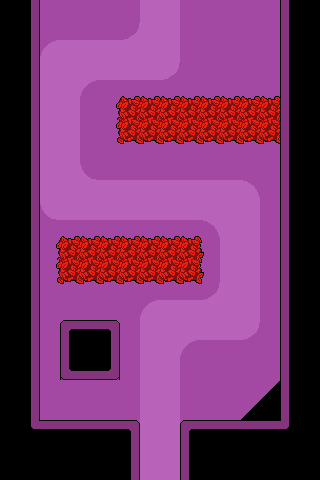

A 2D game scene composited from a Tiled map and its tileset images. What follows is a short description and the map's XML, with every tile layer's data as written:
An orthogonal 16x24 tile map with 20x20 px tiles, 2 tile layers (Tile Layer 1, Tile Layer 2), 2 tilesets and 7 objects (start).

<map version="1.4" tiledversion="1.4.3" orientation="orthogonal" renderorder="right-down" width="16" height="24" tilewidth="20" tileheight="20" infinite="0" nextlayerid="6" nextobjectid="11">
 <editorsettings>
  <export target="tiledata.lua" format="lua" />
 </editorsettings>
 <tileset firstgid="1" source="../../Tilesets/ruins2.tsx" />
 <tileset firstgid="105" source="../../Tilesets/ruins1.tsx" />
 <layer id="1" name="Tile Layer 1" width="16" height="24">
  <data encoding="csv">
119,120,121,121,121,121,121,10,10,121,121,121,121,121,118,119,
119,120,121,121,121,121,140,10,10,121,121,121,121,121,118,119,
119,120,129,10,10,10,10,10,10,121,121,121,121,121,118,119,
119,120,10,10,10,10,10,10,138,121,121,121,121,121,118,119,
119,120,10,10,131,121,121,121,121,121,121,121,121,121,118,119,
119,120,10,10,121,121,121,121,121,121,121,121,121,121,118,119,
119,120,10,10,121,121,121,121,121,121,121,121,121,121,118,119,
119,120,10,10,121,121,121,121,121,121,121,121,121,121,118,119,
119,120,10,10,139,121,121,121,121,121,121,121,121,121,118,119,
119,120,10,10,10,10,10,10,10,10,10,10,130,121,118,119,
119,120,137,10,10,10,10,10,10,10,10,10,10,121,118,119,
119,120,121,121,121,121,121,121,121,121,132,10,10,121,118,119,
119,120,121,121,121,121,121,121,121,121,121,10,10,121,118,119,
119,120,121,121,121,121,121,121,121,121,121,10,10,121,118,119,
119,120,121,121,121,121,121,121,121,121,140,10,10,121,118,119,
119,120,121,121,121,121,121,129,10,10,10,10,10,121,118,119,
119,120,121,110,111,112,121,10,10,10,10,10,138,121,118,119,
119,120,121,118,119,120,121,10,10,131,121,121,121,121,118,119,
119,120,121,126,127,128,121,10,10,121,121,121,121,121,118,119,
119,120,121,121,121,121,121,10,10,121,121,121,121,121,118,119,
119,120,121,121,121,121,121,10,10,121,121,121,121,119,118,119,
119,142,111,111,111,111,112,10,10,110,111,111,111,111,143,119,
119,119,119,119,119,119,120,10,10,118,119,119,119,119,119,119,
119,119,119,119,119,119,120,10,10,118,119,119,119,119,119,119
</data>
 </layer>
 <layer id="2" name="Tile Layer 2" width="16" height="24">
  <data encoding="csv">
0,0,0,0,0,0,0,0,0,0,0,0,0,0,0,0,
0,0,0,0,0,0,0,0,0,0,0,0,0,0,0,0,
0,0,0,0,0,0,0,0,0,0,0,0,0,0,0,0,
0,0,0,0,0,0,0,0,0,0,0,0,0,0,0,0,
0,0,0,0,0,193,194,194,194,194,194,194,194,194,0,0,
0,0,0,0,0,201,202,202,202,202,202,202,202,202,0,0,
0,0,0,0,0,201,202,202,202,202,202,202,202,202,0,0,
0,0,0,0,0,209,210,210,210,210,210,210,210,210,0,0,
0,0,0,0,0,0,0,0,0,0,0,0,0,0,0,0,
0,0,0,0,0,0,0,0,0,0,0,0,0,0,0,0,
0,0,0,0,0,0,0,0,0,0,0,0,0,0,0,0,
0,0,193,194,194,194,194,194,194,194,195,0,0,0,0,0,
0,0,201,202,202,202,202,202,202,202,203,0,0,0,0,0,
0,0,201,202,202,202,202,202,202,202,203,0,0,0,0,0,
0,0,209,210,210,210,210,210,210,210,211,0,0,0,0,0,
0,0,0,0,0,0,0,0,0,0,0,0,0,0,0,0,
0,0,0,0,0,0,0,0,0,0,0,0,0,0,0,0,
0,0,0,0,0,0,0,0,0,0,0,0,0,0,0,0,
0,0,0,0,0,0,0,0,0,0,0,0,0,0,0,0,
0,0,0,0,0,0,0,0,0,0,0,0,0,55,0,0,
0,0,0,0,0,0,0,0,0,0,0,0,55,0,0,0,
0,0,0,0,0,0,0,0,0,0,0,0,0,0,0,0,
0,0,0,0,0,0,0,0,0,0,0,0,0,0,0,0,
0,0,0,0,0,0,0,0,0,0,0,0,0,0,0,0
</data>
 </layer>
 <objectgroup id="4" name="collision">
  <object id="2" x="60" y="320" width="60" height="60" />
  <object id="5" x="40" y="420" width="100" height="60" />
  <object id="6" x="180" y="420" width="100" height="60" />
  <object id="7" x="280" y="0" width="40" height="420" />
  <object id="8" x="0" y="0" width="40" height="420" />
  <object id="10" x="240" y="420">
   <polygon points="0,0 40,-40 40,0" />
  </object>
 </objectgroup>
 <objectgroup id="5" name="events">
  <object id="9" name="start" x="160" y="420" />
 </objectgroup>
</map>